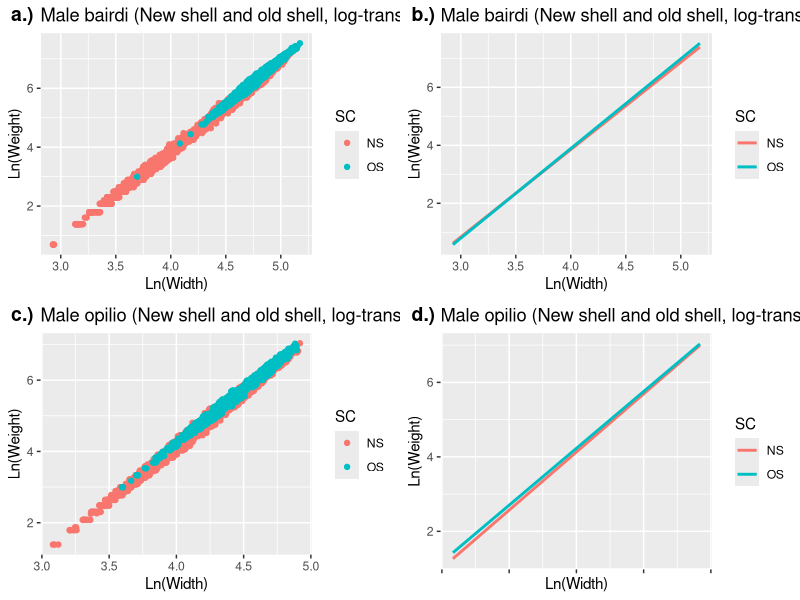

This figure's R source:
# Jon Richar with tidyverse functions courtesy of Erin Fedewa
# 5/20/2020
# Calculate length/weight regression models for BBRKC by shell condition
library(tidyverse)
library(stats)
library(nlme)
library(ggpubr)

setwd("C:/Users/Jon.Richar/Work/Projects/Length_weight/DATA")
df.cb<-read.csv("EBS_CB_Analysis_males.csv")
df.co<-read.csv("EBS_CO_Analysis_males.csv")

######################Log transformed #################################################
dev.new()

cb1<-ggplot(df.cb, aes(x = log.width, y = log.weight, group = SC)) +
     geom_point(aes(colour = SC))+
	labs(x="Ln(Width)",y="Ln(Weight)", title="Male bairdi (New shell and old shell, log-transformed)")

# lines ONLY
cb2<-ggplot(df.cb, aes(x = log.width, y = log.weight, group = SC,color = SC,shape=SC)) +
	geom_smooth(method=lm, se=FALSE, fullrange=TRUE)+
	labs(x="Ln(Width)",y="Ln(Weight)", title="Male bairdi (New shell and old shell, log-transformed)")

##################### Opilio ###################################################
# points only
co1<-ggplot(df.co, aes(x = log.width, y = log.weight, group = SC)) +
     geom_point(aes(colour = SC))+
	labs(x="Ln(Width)",y="Ln(Weight)", title="Male opilio (New shell and old shell, log-transformed)")

# lines ONLY
co2<-ggplot(df.co, aes(x = log.width, y = log.weight, group = SC,color = SC,shape=SC)) +
	geom_smooth(method=lm, se=FALSE, fullrange=TRUE)+
	labs(x="Ln(Width)",y="Ln(Weight)", title="Male opilio (New shell and old shell, log-transformed)")

########################################################################################################################
############################### 4 panel ################################################################################

ggarrange(cb1,cb2,co1, co2 +rremove("x.text"),
labels = c("a.)", "b.)", "c.)", "d.)"),
ncol = 2, nrow = 2)
